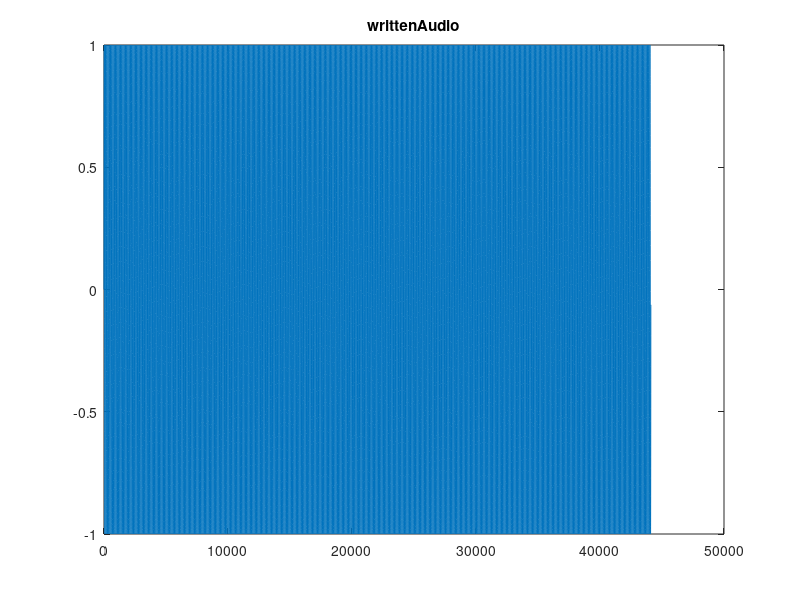

The MATLAB source for this figure: (Note: this script raises an error after producing the figure.)
clear all;
clc;
close all;

% fileID = fopen('aucorr.txt');
% D = textscan(fileID,'%d','Delimiter','\n','CollectOutput', true);
% figure
% plot(D{1})
% aucorr = D{1};
% title('aucorr');
% 
% fileID = fopen('x1.txt');
% D = textscan(fileID,'%d','Delimiter','\n','CollectOutput', true);
% figure
% plot(D{1})
% x1 = D{1};
% title('x1');
% 
% fileID = fopen('x2.txt');
% D = textscan(fileID,'%d','Delimiter','\n','CollectOutput', true);
% figure
% plot(D{1})
% x2 = D{1};
% title('x2');
% 
% fileID = fopen('inputChannel.txt');
% D = textscan(fileID,'%d','Delimiter','\n','CollectOutput', true);
% figure
% plot(D{1})
% inputData = D{1};
% title('inputChannel');

fileID = fopen('writtenAudio.txt');
D = textscan(fileID,'%f','Delimiter','\n','CollectOutput', true);
figure
plot(D{1})
writtenAudio = D{1};
title('writtenAudio');

[ACFAudio, fs] = audioread ('ACFAudio.wav');

disp ( 'Sum of differce for written and read Audio is ' );
disp ( sum ( writtenAudio - ACFAudio ) );


